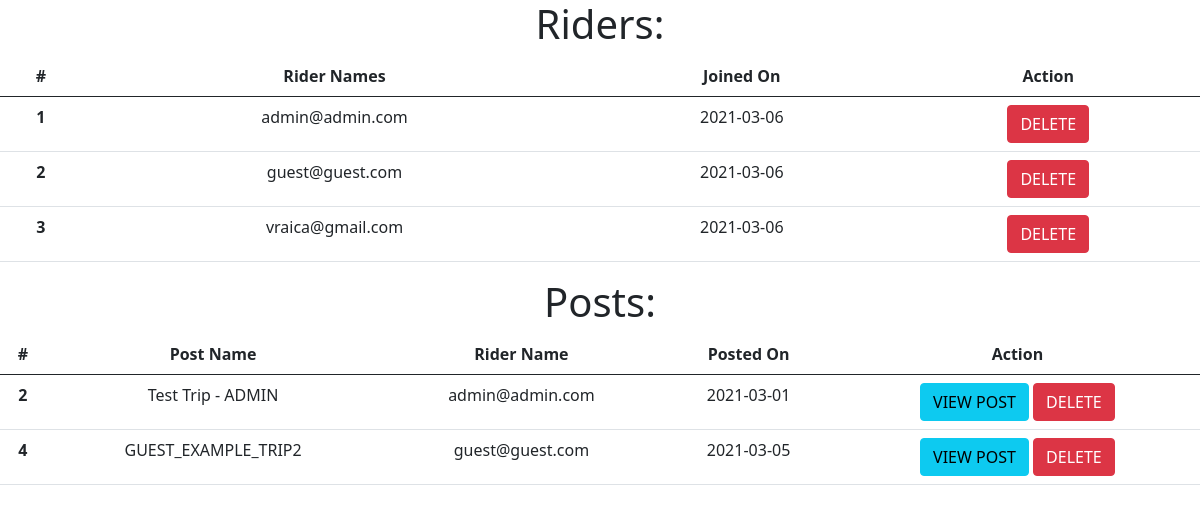
Page /ap (signed in) on the earlier database version.
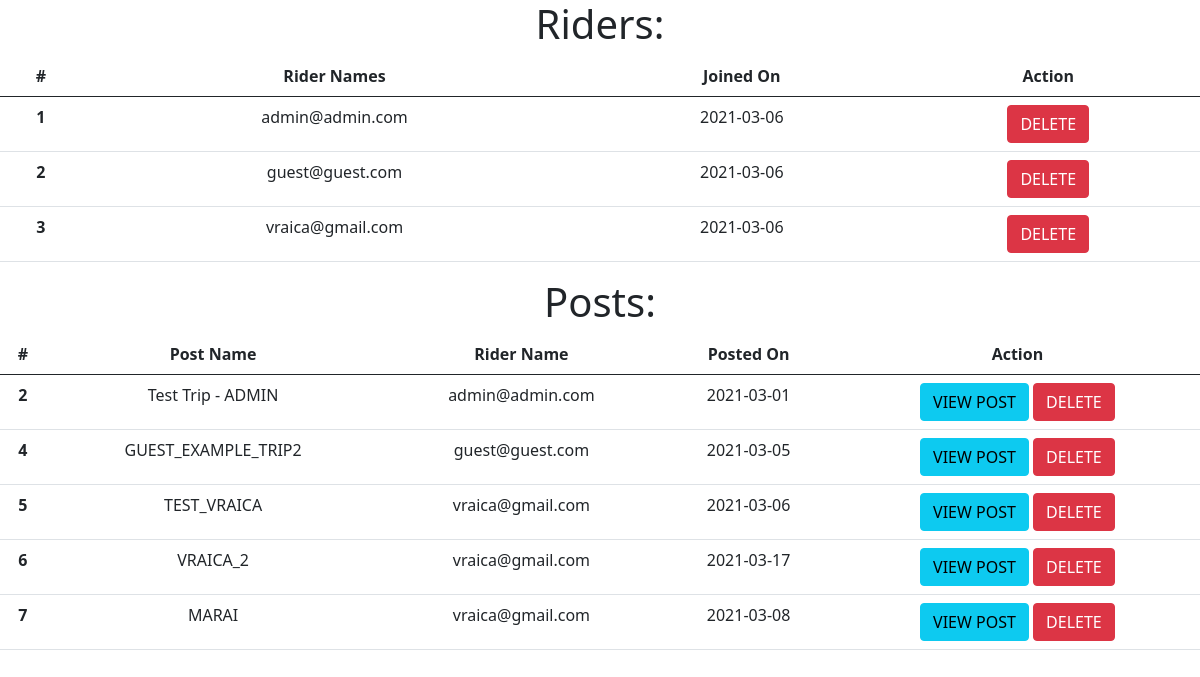
Same page on the later database version.
### application/models.py (models this page shows, shortened)
class Riders(db.Model, UserMixin):
    __tablename__ = 'Users_Tab'
    id = db.Column(db.Integer, primary_key=True)
    email = db.Column(db.String(100), unique=True)
    passw = db.Column(db.String(50))
    joined_on = db.Column(db.Date)

class TripRecords(db.Model):
    __tablename__ = 'TripRecords'
    id = db.Column(db.Integer, primary_key=True)
    trip_name = db.Column(db.String(100))
    trip_date = db.Column(db.Date)
    area_name = db.Column(db.String(50))
    km_travelled = db.Column(db.Integer)
    h_travelled = db.Column(db.Integer)
    km_initial = db.Column(db.Integer)
    km_final = db.Column(db.Integer)
    added_by = db.Column(db.String(100))

### application/routes.py (the view)
@app.route('/ap')
@login_required
def admin_pannel():
    if session['logged_user'] != app.config['ADMIN_USER']:
        return redirect(url_for('login_page'))
    else:
        all_users = Riders.query.all()
        all_posts = TripRecords.query.all()
        return render_template('admin_pannel.html', users=all_users, trip_posts=all_posts)

### application/routes.py (called while the page is built)
@loginMan.user_loader
def load_user(email):
    return Riders.query.filter_by(email=email).first()

### application/templates/admin_pannel.html
{%extends 'base.html'%}
{%block admin_pannel%}
<h1>Riders:</h1>
<table class="table">
    <thead>
    <tr>
        <th scope="col">#</th>
        <th scope="col">Rider Names</th>
        <th scope="col">Joined On</th>
        <th scope="col">Action</th>
    </tr>
    </thead>
    <tbody>
    {%for rider in users%}
    <tr>
        <th scope="row">{{rider.id}}</th>
        <td>{{rider.email}}</td>
        <td>{{rider.joined_on}}</td>
        <td>
            <a href="{{url_for('delete_user', rider_email=rider.email)}}" class="btn btn-danger">DELETE</a>
        </td>
    </tr>
    {%endfor%}
    </tbody>
</table>
<h1>Posts:</h1>
<table class="table">
    <thead>
    <tr>
        <th scope="col">#</th>
        <th scope="col">Post Name</th>
        <th scope="col">Rider Name</th>
        <th scope="col">Posted On</th>
        <th scope="col">Action</th>
    </tr>
    </thead>
    <tbody>
    {%for trip in trip_posts%}
    <tr>
        <th scope="row">{{trip.id}}</th>
        <td>{{trip.trip_name}}</td>
        <td>{{trip.added_by}}</td>
        <td>{{trip.trip_date}}</td>
        <td>
            <a href="{{url_for('detailed_trip', trip_name=trip.trip_name)}}" class="btn btn-info">VIEW POST</a>
            <a href="{{url_for('delete_trip', rider_email = trip.added_by, trip_name=trip.trip_name)}}"
               class="btn btn-danger">DELETE</a>
        </td>
    </tr>
    {%endfor%}
    </tbody>
</table>
{%endblock%}

Differences in the rows shown:
added TripRecords: id "5", trip_name "TEST_VRAICA", added_by "vraica@gmail.com", trip_date "2021-03-06"
added TripRecords: id "6", trip_name "VRAICA_2", added_by "vraica@gmail.com", trip_date "2021-03-17"
added TripRecords: id "7", trip_name "MARAI", added_by "vraica@gmail.com", trip_date "2021-03-08"
